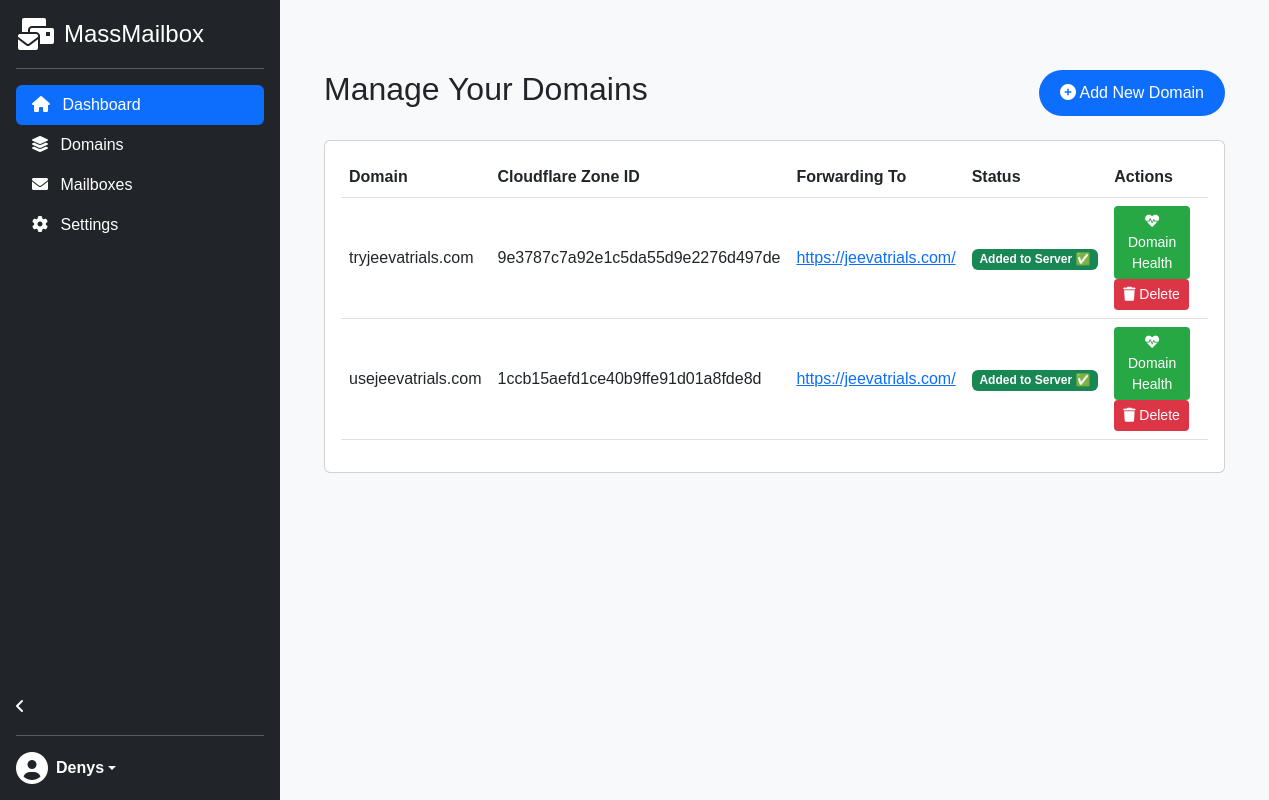
The app's page /domains (signed in) with its own data.
### app/models.py (models this page shows, shortened)
class User(UserMixin, db.Model):
    id = db.Column(db.Integer, primary_key=True)
    email = db.Column(db.String(150), unique=True, nullable=False)
    password = db.Column(db.String(150), nullable=False)
    first_name = db.Column(db.String(150), nullable=False)
    last_name = db.Column(db.String(150), nullable=False)
    stripe_customer_id = db.Column(db.String(100), nullable=True)
    stripe_subscription_id = db.Column(db.String(100), nullable=True)
    stripe_plan_id = db.Column(db.String(100), nullable=True)
    subscription_status = db.Column(db.String(50), nullable=True)
    cloudflare_email = db.Column(db.String(150), nullable=True)
    cloudflare_api_key = db.Column(db.String(100), nullable=True)
    smartlead_api_key = db.Column(db.String(100), nullable=True)
    domains = db.relationship('Domain', backref='user', lazy=True)
    mailboxes = db.relationship('Mailbox', backref='user', lazy=True)

class Domain(db.Model):
    id = db.Column(db.Integer, primary_key=True)
    domain = db.Column(db.String(255), nullable=False)
    cloudflare_zone_id = db.Column(db.String(100), nullable=False)
    forwarding_url = db.Column(db.String(255), nullable=False)
    user_id = db.Column(db.Integer, db.ForeignKey('user.id'), nullable=False)  # Foreign key to User model
    added_to_server = db.Column(db.Boolean, default=False, nullable=False)
    mailboxes = db.relationship('Mailbox', backref='domain', lazy=True)

### app/views/domain_views.py (the view, shortened to what this page needs)
@domain.route('/domains', methods=['GET', 'POST'])
@login_required
def manage_domains():
    form = DomainForm()
    user_domains = Domain.query.filter_by(user_id=current_user.id).all()
    return render_template('domains.html', form=form, domains=user_domains)

### app/__init__.py (called while the page is built)
@login_manager.user_loader
def load_user(user_id):
    from app.models import User
    return User.query.get(int(user_id))

### app/templates/domains.html (shortened to what this page needs)
{% extends "base.html" %}
{% block content %}
<div class="container">
    <div class="d-flex justify-content-between align-items-center mb-4">
        <h2>Manage Your Domains</h2>
        <button class="btn btn-add-domain" data-bs-toggle="modal" data-bs-target="#addDomainModal">
            <i class="fas fa-plus-circle"></i> Add New Domain
        </button>
    </div>
    <div class="card">
        <div class="card-body">
            <table class="table table-hover domain-table">
                <thead>
                    <tr>
                        <th scope="col">Domain</th>
                        <th scope="col">Cloudflare Zone ID</th>
                        <th scope="col">Forwarding To</th>
                        <th scope="col">Status</th>
                        <th scope="col">Actions</th>
                    </tr>
                </thead>
                <tbody>
                    {% for domain in domains %}
                        <tr>
                            <td>{{ domain.domain }}</td>
                            <td>{{ domain.cloudflare_zone_id }}</td>
                            <td><a href="{{ domain.forwarding_url }}" target="_blank">{{ domain.forwarding_url }}</a></td>
                            <td>
                                {% if domain.added_to_server %}
                                    <span class="badge bg-success">Added to Server ✅</span>
                                {% else %}
                                    <span class="badge bg-warning">Pending Server Addition ⚠</span>
                                {% endif %}
                            </td>
                            <td>
                                <a href="https://mxtoolbox.com/emailhealth/{{ domain.domain }}" target="_blank" class="btn btn-sm btn-health">
                                    <i class="fas fa-heartbeat"></i> Domain Health
                                </a>
                                <form method="POST" action="{{ url_for('domain.delete_domain', domain_id=domain.id) }}" style="display:inline;">
                                    <button type="submit" class="btn btn-sm btn-delete"><i class="fas fa-trash"></i> Delete</button>
                                </form>
                            </td>
                        </tr>
                    {% else %}
                        <tr>
                            <td colspan="5">No domains added yet.</td>
                        </tr>
                    {% endfor %}
                </tbody>
            </table>
        </div>
    </div>
</div>
{% endblock %}
{% block styles %}
    <link rel="stylesheet" href="{{ url_for('static', filename='css/domains.css') }}">
{% endblock %}

### app/templates/base.html (shortened to what this page needs)
<!DOCTYPE html>
<html lang="en">
<head>
    <link href="https://cdn.jsdelivr.net/npm/bootstrap@5.3.0/dist/css/bootstrap.min.css" rel="stylesheet">
    <link rel="stylesheet" href="{{ url_for('static', filename='css/dashstyle.css') }}">
    <link rel="stylesheet" href="https://cdnjs.cloudflare.com/ajax/libs/font-awesome/6.0.0-beta3/css/all.min.css">
    {% block styles %}{% endblock %}
</head>
<body>
    {% if current_user.is_authenticated %}
    <div class="wrapper">
        <div id="sidebar" class="d-flex flex-column flex-shrink-0 p-3 text-bg-dark sidebar" style="width: 280px;">
            <a href="/" class="d-flex align-items-center mb-3 mb-md-0 me-md-auto text-white text-decoration-none">
                <i class="fas fa-mail-bulk pe-none me-2" style="font-size: 32px;"></i>
                <span class="fs-4 logo-text">MassMailbox</span>
            </a>
            <hr>
            <ul class="nav nav-pills flex-column mb-auto">
                <li class="nav-item">
                    <a href="{{ url_for('dashboard.dashboard_view') }}" class="nav-link active" aria-current="page">
                        <i class="fas fa-home pe-none me-2"></i>
                        <span>Dashboard</span>
                    </a>
                </li>
                <li>
                    <a href="{{ url_for('domain.manage_domains') }}" class="nav-link text-white">
                        <i class="fas fa-layer-group pe-none me-2"></i>
                        <span>Domains</span>
                    </a>
                </li>
                <li>
                    <a href="{{ url_for('mailbox.manage_mailboxes') }}" class="nav-link text-white">
                        <i class="fas fa-envelope pe-none me-2"></i>
                        <span>Mailboxes</span>
                    </a>
                </li>
                <li>
                    <a href="{{ url_for('dashboard.settings') }}" class="nav-link text-white">
                        <i class="fas fa-cog pe-none me-2"></i>
                        <span>Settings</span>
                    </a>
                </li>
            </ul>
            <div class="collapse-icon">
                <i id="toggleSidebar" class="fas fa-angle-left"></i>
            </div>
            <hr>
            <div class="dropdown">
                <a href="#" class="d-flex align-items-center text-white text-decoration-none dropdown-toggle" data-bs-toggle="dropdown" aria-expanded="false">
                    <i class="fas fa-user-circle" style="font-size: 32px;"></i>
                    <strong class="ms-2">{{ current_user.first_name }}</strong>
                </a>
            </div>
        </div>
        <div class="content">
            <div class="container-fluid">
                {% block content %}{% endblock %}
            </div>
        </div>
    </div>
    {% endif %}
</body>
</html>

### app/static/css/dashstyle.css (style rules this page uses)
body { font-family: 'Arial', sans-serif; }
.wrapper { display: flex; height: 100vh; }
.sidebar { min-height: 100vh; width: 280px; background: #343a40; color: #fff; }
.content { flex-grow: 1; padding: 20px; background-color: #f8f9fa; margin-top: 0; }
.nav-link.active { background-color: #0d6efd; }

### app/static/css/domains.css (style rules this page uses)
body { font-family: 'Arial', sans-serif; background-color: #f8f9fa; }
.container { margin-top: 50px; }
.btn-add-domain { background-color: #0d6efd; color: #fff; border-radius: 30px; padding: 10px 20px; }
.domain-table td, .domain-table th { vertical-align: middle; }
.btn-health, .btn-dns, .btn-delete { margin-right: 10px; }
.btn-health { background-color: #28a745; color: #fff; }
.btn-delete { background-color: #dc3545; color: #fff; }

### records on screen
User: first_name "Denys"
Domain: domain "tryjeevatrials.com", cloudflare_zone_id "9e3787c7a92e1c5da55d9e2276d497de", forwarding_url "https://jeevatrials.com/", added_to_server "Added to Server ✅"
Domain: domain "usejeevatrials.com", cloudflare_zone_id "1ccb15aefd1ce40b9ffe91d01a8fde8d", forwarding_url "https://jeevatrials.com/", added_to_server "Added to Server ✅"
